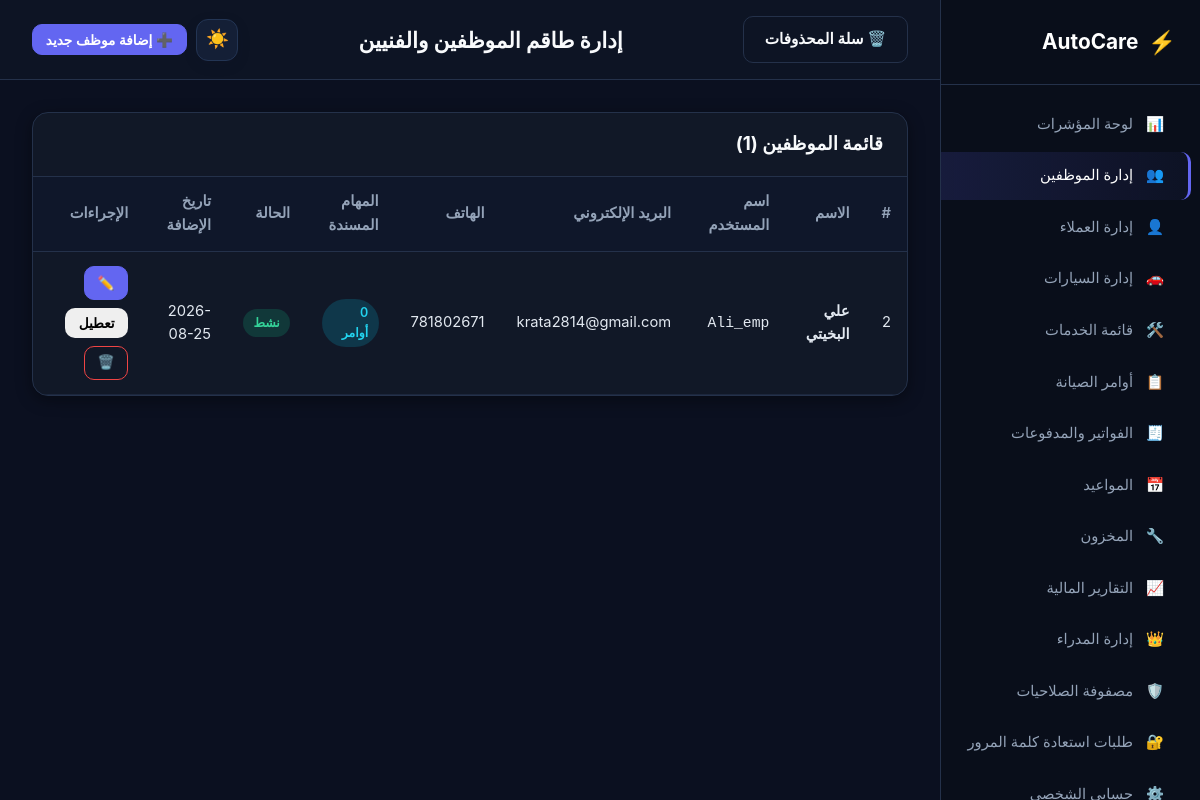
The page /employees.php (signed in) on the database its author committed.
### tables this page shows
CREATE TABLE `users` (
  `id` int(10) UNSIGNED NOT NULL,
  `name` varchar(100) NOT NULL,
  `username` varchar(50) NOT NULL,
  `email` varchar(100) NOT NULL,
  `phone` varchar(25) NOT NULL,
  `password` varchar(255) NOT NULL,
  `role` enum('admin','employee','customer') NOT NULL DEFAULT 'customer',
  `status` enum('active','inactive','pending','pending_delete','deleted') NOT NULL DEFAULT 'active',
  `is_primary_admin` tinyint(1) NOT NULL DEFAULT 0,
  `deletion_requested` tinyint(1) NOT NULL DEFAULT 0,
  `deletion_requested_at` timestamp NULL DEFAULT NULL,
  `created_at` timestamp NULL DEFAULT current_timestamp(),
  `updated_at` timestamp NULL DEFAULT current_timestamp() ON UPDATE current_timestamp()
);

### employees.php (the view, shortened to what this page needs)
<?php
require_once __DIR__ . '/config.php';
require_auth();
$pdo = db();
$theme = current_theme();
$employees = $pdo->query("
    SELECT id, name, username, email, phone, status, deletion_requested, created_at,
           (SELECT COUNT(*) FROM work_orders WHERE assigned_employee_id = users.id) AS total_orders
    FROM users
    WHERE role = 'employee' AND status <> 'deleted'
    ORDER BY id DESC
")->fetchAll();
?>
<!DOCTYPE html>
<html lang="ar" dir="rtl" data-theme="<?= htmlspecialchars($theme) ?>">
<head>
    <link rel="stylesheet" href="style.css">
</head>
<body class="dashboard-body">
    <div class="dashboard-wrapper">
        <aside class="sidebar" id="appSidebar">
            <div class="sidebar-brand">
                <a href="dashboard.php" class="brand-link">
                    <span class="brand-icon">⚡</span>
                    <span class="brand-title">AutoCare</span>
                </a>
            </div>
            <nav class="sidebar-nav">
                <a href="dashboard.php" class="nav-item"><span class="icon">📊</span> لوحة المؤشرات</a>
                <a href="employees.php" class="nav-item active"><span class="icon">👥</span> إدارة الموظفين</a>
                <a href="customers.php" class="nav-item"><span class="icon">👤</span> إدارة العملاء</a>
                <a href="vehicles.php" class="nav-item"><span class="icon">🚗</span> إدارة السيارات</a>
                <a href="services.php" class="nav-item"><span class="icon">🛠️</span> قائمة الخدمات</a>
                <a href="work_orders.php" class="nav-item"><span class="icon">📋</span> أوامر الصيانة</a>
                <a href="invoices.php" class="nav-item"><span class="icon">🧾</span> الفواتير والمدفوعات</a>
                <?php if (has_permission('manage_appointments')): ?><a href="appointments.php" class="nav-item"><span class="icon">📅</span> المواعيد</a><?php endif; ?>
                <?php if (has_permission('manage_inventory')): ?><a href="inventory.php" class="nav-item"><span class="icon">🔧</span> المخزون</a><?php endif; ?>
                <a href="reports.php" class="nav-item"><span class="icon">📈</span> التقارير المالية</a>
                <?php if (has_permission('manage_admins')): ?>
                    <a href="admins.php" class="nav-item"><span class="icon">👑</span> إدارة المدراء</a>
                <?php endif; ?>
                <a href="permissions.php" class="nav-item"><span class="icon">🛡️</span> مصفوفة الصلاحيات</a>
                <?php if (has_permission('manage_password_reset_requests')): ?><a href="password_requests.php" class="nav-item"><span class="icon">🔐</span> طلبات استعادة كلمة المرور</a><?php endif; ?>
                <a href="profile.php" class="nav-item"><span class="icon">⚙️</span> حسابي الشخصي</a>
            </nav>
        </aside>
        <main class="main-content">
            <header class="topbar">
    <a class="btn btn-outline" href="recycle_bin.php">🗑️ سلة المحذوفات</a>
                <div class="topbar-left">
                    <h2 class="page-title">إدارة طاقم الموظفين والفنيين</h2>
                </div>
                <div class="topbar-right">
                    <button type="button" class="theme-toggle-btn" onclick="toggleTheme()" title="تبديل المظهر بين الليلي والنهاري">
                        <span class="theme-icon"><?= current_theme() === 'dark' ? '☀️' : '🌙' ?></span>
                    </button>
                    <button type="button" class="btn btn-primary btn-sm" onclick="openModal('addEmployeeModal')">➕ إضافة موظف جديد</button>
                </div>
            </header>
            <div class="content-container">
                <div class="card">
                    <div class="card-header flex-between">
                        <h3>قائمة الموظفين (<?= count($employees) ?>)</h3>
                    </div>
                    <div class="table-responsive">
                        <table class="data-table">
                            <thead>
                                <tr>
                                    <th>#</th>
                                    <th>الاسم</th>
                                    <th>اسم المستخدم</th>
                                    <th>البريد الإلكتروني</th>
                                    <th>الهاتف</th>
                                    <th>المهام المسندة</th>
                                    <th>الحالة</th>
                                    <th>تاريخ الإضافة</th>
                                    <th>الإجراءات</th>
                                </tr>
                            </thead>
                            <tbody>
                                <?php if (!empty($employees)): ?>
                                    <?php foreach ($employees as $emp): ?>
                                        <tr>
                                            <td><?= $emp['id'] ?></td>
                                            <td><strong><?= htmlspecialchars($emp['name']) ?></strong></td>
                                            <td><code><?= htmlspecialchars($emp['username']) ?></code></td>
                                            <td><?= htmlspecialchars($emp['email']) ?></td>
                                            <td><?= htmlspecialchars($emp['phone']) ?></td>
                                            <td><span class="badge badge-info"><?= $emp['total_orders'] ?> أوامر</span></td>
                                            <td><?= status_badge($emp['status']) ?></td>
                                            <td><?= htmlspecialchars(substr($emp['created_at'], 0, 10)) ?></td>
                                            <td>
                                                <div class="action-buttons">
                                                    <button type="button" class="btn btn-sm btn-primary btn-icon" onclick="openEditEmpModal(<?= htmlspecialchars(json_encode($emp)) ?>)" title="تعديل" aria-label="تعديل">
                                                        ✏️
                                                    </button>
                                                    <form method="POST" action="employees.php" style="display:inline;" onsubmit="return confirm('هل أنت متأكد من تغيير حالة الموظف؟');">
                                                        <button type="submit" class="btn btn-sm <?= $emp['status'] === 'active' ? 'btn-outline-warning' : 'btn-outline-success' ?>">
                                                            <?= $emp['status'] === 'active' ? 'تعطيل' : 'تفعيل' ?>
                                                        </button>
                                                    </form>
                                                    <form method="POST" action="employees.php" style="display:inline;" onsubmit="return confirm('هل أنت متأكد من حذف هذا الموظف نهائياً؟');">
                                                        <button type="submit" class="btn btn-sm btn-outline-danger btn-icon" title="حذف" aria-label="حذف">
                                                            🗑️
                                                        </button>
                                                    </form>
                                                </div>
                                            </td>
                                        </tr>
                                    <?php endforeach; ?>
                                <?php else: ?>
                                    <tr>
                                        <td colspan="9" class="text-center py-4 text-muted">لا يوجد موظفون مضافون حالياً. يمكنك إضافة موظف جديد من الزر أعلاه.</td>
                                    </tr>
                                <?php endif; ?>
                            </tbody>
                        </table>
                    </div>
                </div>
            </div>
        </main>
    </div>
</body>
</html>

### config.php (shortened to what this page needs)
<?php
function db(): PDO {
    static $pdo = null;
    if ($pdo === null) {
        $dsn = "mysql:host=" . DB_HOST . ";dbname=" . DB_NAME . ";charset=" . DB_CHARSET;
        $options = [
            PDO::ATTR_ERRMODE            => PDO::ERRMODE_EXCEPTION,
            PDO::ATTR_DEFAULT_FETCH_MODE => PDO::FETCH_ASSOC,
            PDO::ATTR_EMULATE_PREPARES   => false,
        ];
        try {
            $pdo = new PDO($dsn, DB_USER, DB_PASS, $options);
        } catch (PDOException $e) {
            die("خطأ في الاتصال بقاعدة البيانات: يرجى التحقق من ملف config.php وتأكيد استيراد database.sql.");
        }
    }
    return $pdo;
}
function current_user(): ?array {
    return [
        'id'       => (int)$_SESSION['user_id'],
        'name'     => $_SESSION['user_name'] ?? '',
        'username' => $_SESSION['user_username'] ?? '',
        'email'    => $_SESSION['user_email'] ?? '',
        'role'     => $_SESSION['user_role'] ?? '',
    ];
}
function is_primary_admin(int $userId): bool {
    try {
        $stmt = db()->prepare("SELECT is_primary_admin FROM users WHERE id = :id AND role = 'admin' LIMIT 1");
        $stmt->execute([':id' => $userId]);
        return (int)$stmt->fetchColumn() === 1;
    } catch (Exception $e) {
        try {
            $stmt = db()->query("SELECT id FROM users WHERE role = 'admin' ORDER BY id ASC LIMIT 1");
            return (int)$stmt->fetchColumn() === $userId;
        } catch (Exception $e2) {
            return false;
        }
    }
}
function require_auth(array $allowed_roles = []): void {
    try {
        $stmt = db()->prepare("SELECT id, name, username, email, role, status FROM users WHERE id = :id LIMIT 1");
        $stmt->execute([':id' => (int)$_SESSION['user_id']]);
    } catch (Exception $e) {
        force_logout('تعذر التحقق من حسابك. يرجى تسجيل الدخول من جديد.');
    }
}
function user_has_permission(int $userId, string $permissionKey, ?string $userRole = null): bool {
    if ($userRole === 'admin') {
        if (is_primary_admin($userId)) {
            return true;
        }
    }
    $defaultRoles = SYSTEM_PERMISSIONS[$permissionKey]['default_roles'] ?? [];
    return in_array($userRole, $defaultRoles, true);
}
function has_permission(string $permissionKey): bool {
    $user = current_user();
    return user_has_permission($user['id'], $permissionKey, $user['role']);
}
function current_theme(): string {
    return 'dark';
}
function status_badge(string $status): string {
    $badges = [
        'new'         => ['class' => 'badge-info',    'label' => 'جديد'],
        'inspecting'  => ['class' => 'badge-warning', 'label' => 'قيد الفحص'],
        'in_progress' => ['class' => 'badge-primary', 'label' => 'قيد الصيانة'],
        'completed'   => ['class' => 'badge-success', 'label' => 'مكتمل'],
        'delivered'   => ['class' => 'badge-dark',    'label' => 'تم التسليم'],
        'cancelled'   => ['class' => 'badge-danger',  'label' => 'ملغي'],
        'active'      => ['class' => 'badge-success', 'label' => 'نشط'],
        'inactive'    => ['class' => 'badge-danger',  'label' => 'معطل'],
        'pending'     => ['class' => 'badge-warning', 'label' => 'بانتظار الموافقة'],
        'pending_delete' => ['class' => 'badge-warning', 'label' => 'طلب حذف'],
        'deleted'    => ['class' => 'badge-secondary', 'label' => 'في سلة المحذوفات'],
        'paid'        => ['class' => 'badge-success', 'label' => 'مدفوع بالكامل'],
        'partial'     => ['class' => 'badge-warning', 'label' => 'تم تسليم جزء من المبلغ'],
        'unpaid'      => ['class' => 'badge-danger',  'label' => 'غير مدفوع'],
    ];
    $item = $badges[$status] ?? ['class' => 'badge-secondary', 'label' => $status];
    return '<span class="badge ' . $item['class'] . '">' . htmlspecialchars($item['label']) . '</span>';
}

### rows shown on the page
users: id "2", name "علي البخيتي", username "Ali_emp", email "krata2814@gmail.com", phone "781802671", total_orders "0", status "نشط", created_at "2026-08-25", shows "تعطيل"

### other values the page prints
count($employees) "1"
